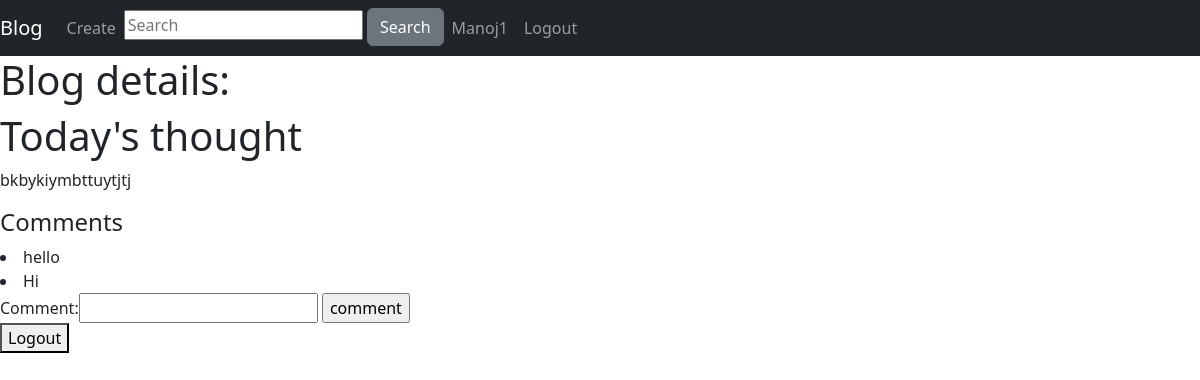
Page /index/blog/2/ (signed in) on the committed database.
### Blog/models.py (models this page shows, shortened)
class user(AbstractUser):
    firstname = models.CharField(max_length=50,null=True)
    lastname = models.CharField(max_length=50, null=True)
    username = models.CharField(max_length=40, unique=True)
    email = models.EmailField(max_length=250, unique=True, primary_key=True)
    dob = models.DateField(null=True)
    my_photo = models.ImageField(upload_to='my_photos', blank=True)
    objects = UserManager()
    USERNAME_FIELD = 'username'
    REQUIRED_FIELDS = ['email']
    def __str__(self):
        return self.username

class blog(models.Model):
    title = models.CharField(max_length=50)
    content = models.TextField()
    created_at = models.DateTimeField(default=timezone.now, blank=True)
    blog_photo = models.ImageField(upload_to='blog_photo', blank=True)
    blogger = models.ForeignKey(user, on_delete=models.CASCADE)

### Blog/views.py (the view, shortened to what this page needs)
# urls.py: 2. Add a URL to urlpatterns:  path('blog/', include('blog.urls'))
class blog(ListView, LoginRequiredMixin, CreateView):
    def get(self, request, id):
        blog= models.blog.objects.get(id=id)
        comments = models.comment.objects.filter(blog=id).values('comment')
        '''
        new_list=[]
        print(list(comments))
        for comment in list(comments):
            new_dict={}
            blogg= models.blog.objects.filter(id=comment.get('blog_id')).values()
            blogg=list(blogg)[0]
            print(blogg)
            bloger = models.user.objects.filter(email=blogg['blogger_id']).values('username')
            print(bloger)
            bloger = list(bloger)[0]
            new_dict['comment']=comment['comment']
            new_dict['comment_user'] = bloger['username']
            new_list.append(new_dict)
        print(new_list)
        '''
        context = {'form':blogcomment(),'title':'blog','blog':blog,'comments':comments}
        return render(request, 'blog.html',{'title':'blog','blog':blog,'comments':comments,'form':blogcomment()})

### Blog/forms.py
class blogcomment(forms.ModelForm):
    class Meta:
        model = models.comment
        fields = ('comment',)

### Blog/templates/blog.html (shortened to what this page needs)
{% extends 'base.html'%}
{% block content%}
<h1>Blog details:</h1>
<h1>{{blog.title}}</h1>
<p>{{blog.content}}</p>
<h4>Comments</h4>
{% if comments %}
{%for comment in comments%}
<li>{{comment.comment}}</li>
{% endfor %}
{%endif%}
<form method="post">
  {{form}}
  <input type="submit" value="comment">
</form>
<form method="post">
  <button type="submit" name="logout"> Logout</button>
{% endblock %}

### Blog/templates/base.html (shortened to what this page needs)
<!DOCTYPE html>
<html lang="en" dir="ltr">
  <head>
    <link href="https://cdn.jsdelivr.net/npm/bootstrap@5.2.0-beta1/dist/css/bootstrap.min.css" rel="stylesheet">
  </head>
  <body>
    <nav class="navbar navbar-expand-lg navbar-dark bg-dark">
      <div class="navbar-nav">
        <a class="navbar-brand" href="{% url 'index'%}">Blog</a>
        <a class="nav-item nav-link" href="{% url 'create'%}">Create</a>
        <div class="search-container">
            <input type="text" placeholder="Search" id='search_query'>
            <button type="submit" class="btn btn-secondary" onclick="my_function();"> Search</button>
        </div>
        {% if user.is_authenticated %}
        <a class="nav-link" href="#">{{user}}</a>
          <a class="nav-link" href="{% url 'user_logout'%}">Logout</a>
        {% else %}
          <a class="nav-link" href="{% url 'login'%}">Login</a>
        {% endif %}
      </div>
    </nav>
    {% block content %}
    {% endblock %}
  </body>
</html>

### rows in the picture
user: username "Manoj1"
blog: title "Today's thought", content "bkbykiymbttuytjtj"

### other values in the picture
{{ comment.comment }} "hello" "Hi"
